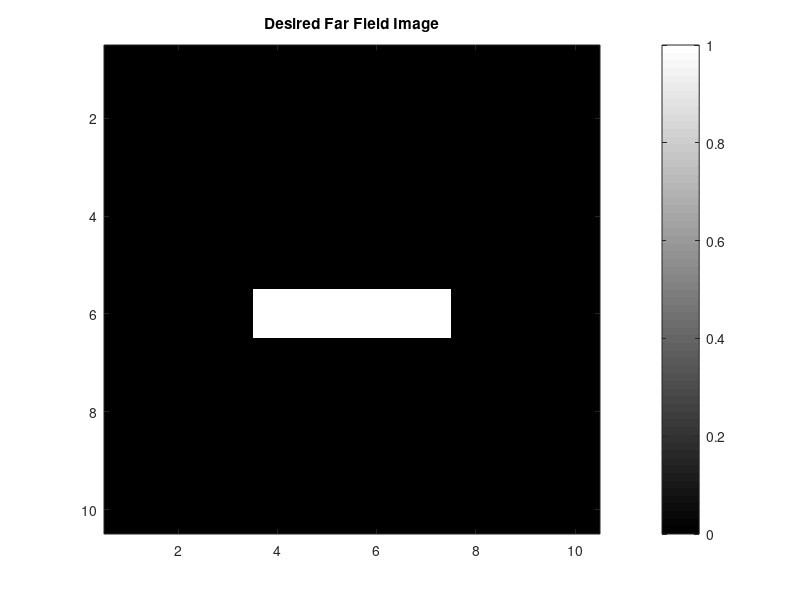
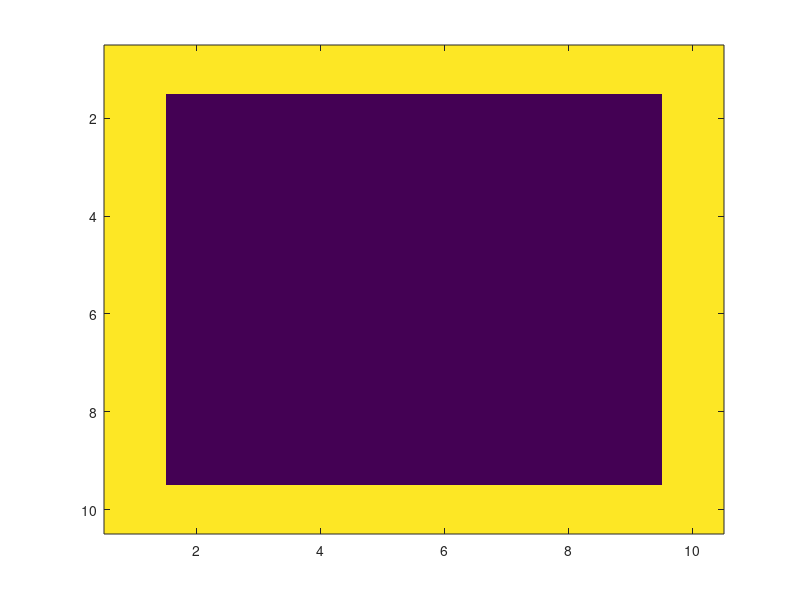

Write MATLAB code to recreate these figures, in order.

vertical_bar12by12 = [0	0	0	0	0	0	0	0	0	0	0	0
0	0	0	0	0	0	0	0	0	0	0	0
0	0	0	0	0	0	0	0	0	0	0	0
0	0	0	0	0	0	0	0	0	0	0	0
0	0	0	0	0	0	1	0	0	0	0	0
0	0	0	0	0	0	1	0	0	0	0	0
0	0	0	0	0	0	1	0	0	0	0	0
0	0	0	0	0	0	1	0	0	0	0	0
0	0	0	0	0	0	0	0	0	0	0	0
0	0	0	0	0	0	0	0	0	0	0	0
0	0	0	0	0	0	0	0	0	0	0	0
0	0	0	0	0	0	0	0	0	0	0	0
];

vertical_bar10by10 = [0	0	0	0	0	0	0	0	0	0
0	0	0	0	0	0	0	0	0	0
0	0	0	0	0	0	0	0	0	0
0	0	0	0	1	0	0	0	0	0
0	0	0	0	1	0	0	0	0	0
0	0	0	0	1	0	0	0	0	0
0	0	0	0	1	0	0	0	0	0
0	0	0	0	0	0	0	0	0	0
0	0	0	0	0	0	0	0	0	0
0	0	0	0	0	0	0	0	0	0
];

vertical_bar8by8 = [0	0	0	0	0	0	0	0
0	0	0	1	0	0	0	0
0	0	0	1	0	0	0	0
0	0	0	1	0	0	0	0
0	0	0	1	0	0	0	0
0	0	0	1	0	0	0	0
0	0	0	1	0	0	0	0
0	0	0	0	0	0	0	0

];

circle1 = [1	1	0	0	0	0	0	0	0	0
1	1	1	1	1	1	1	1	1	0
1	1	0	0	0	0	0	0	1	0
0	1	0	0	0	0	0	0	1	0
0	1	0	0	0	0	0	0	1	0
0	1	0	0	0	0	0	0	1	0
0	1	0	0	0	0	0	0	1	0
0	1	0	0	0	0	0	0	1	0
0	1	1	1	1	1	1	1	1	0
0	0	0	0	0	0	0	0	0	0
];

horizontal_bar10by10 = [0	0	0	0	0	0	0	0	0	0
0	0	0	0	0	0	0	0	0	0
0	0	0	0	0	0	0	0	0	0
0	0	0	0	0	0	0	0	0	0
0	0	0	0	0	0	0	0	0	0
0	0	0	1	1	1	1	0	0	0
0	0	0	0	0	0	0	0	0	0
0	0	0	0	0	0	0	0	0	0
0	0	0	0	0	0	0	0	0	0
0	0	0	0	0	0	0	0	0	0
];

figure;
imagesc(horizontal_bar10by10, [0, 1]);
set(gcf, 'Position', [00, 00, 350, 300])
set(gca, 'FontSize', 10)% Font Size
colormap gray
colorbar
title('Desired Far Field Image');

imwrite(horizontal_bar10by10, 'horizontal_bar_10by10.png');

IntensityNear = ones(8, 8);
save('bar_8by8_raw.mat','IntensityNear');



%% FarField


% clear all

N = 8;


IntensityNear = [1	1	1	1	1	1	1	1	1	1
1	0	0	0	0	0	0	0	0	1
1	0	0	0	0	0	0	0	0	1
1	0	0	0	0	0	0	0	0	1
1	0	0	0	0	0	0	0	0	1
1	0	0	0	0	0	0	0	0	1
1	0	0	0	0	0	0	0	0	1
1	0	0	0	0	0	0	0	0	1
1	0	0	0	0	0	0	0	0	1
1	1	1	1	1	1	1	1	1	1
];

% IntensityNear = [0	0	0	0	0	0	0	0	0	0	0	0
% 0	0	0	0	0	0	0	0	0	0	0	0
% 0	0	1	1	1	1	1	1	1	1	0	0
% 0	0	1	0	0	0	0	0	0	1	0	0
% 0	0	1	0	0	0	0	0	0	1	0	0
% 0	0	1	0	0	0	0	0	0	1	0	0
% 0	0	1	0	0	0	0	0	0	1	0	0
% 0	0	1	0	0	0	0	0	0	1	0	0
% 0	0	1	0	0	0	0	0	0	1	0	0
% 0	0	1	1	1	1	1	1	1	1	0	0
% 0	0	0	0	0	0	0	0	0	0	0	0
% 0	0	0	0	0	0	0	0	0	0	0	0
% ];

save('imageNear_grids.mat', 'IntensityNear');

figure
imagesc(IntensityNear);

IntensityNear(N, N) = 0;
IntensityNear(1:2:N - 1, :) = 1;
IntensityNear(:, 1:2:N - 1) = 1;
save('imageNear_meshgrid.mat', 'IntensityNear');

IntensityNear = ones(N, N);
save('imageNear_uniform.mat', 'IntensityNear');

%% A letter map
A = [0 0 0 0 0 0 0 0 0 0 0 0 0 0 0 0 0 0 0 0
    0 0 0 0 0 0 0 0 0 0 0 0 0 0 0 0 0 0 0 0
    0 0 0 0 0 0 0 0 0 0 0 0 0 0 0 0 0 0 0 0
    0 0 0 0 0 0 0 0 1 1 1 1 0 0 0 0 0 0 0 0
    0 0 0 0 0 0 0 1 1 1 1 1 1 0 0 0 0 0 0 0
    0 0 0 0 0 0 1 1 0 0 0 0 1 1 0 0 0 0 0 0
    0 0 0 0 0 1 1 0 0 0 0 0 0 1 1 0 0 0 0 0
    0 0 0 0 1 1 0 0 0 0 0 0 0 0 1 1 0 0 0 0
    0 0 0 0 1 1 0 0 0 0 0 0 0 0 1 1 0 0 0 0
    0 0 0 0 1 1 0 0 0 0 0 0 0 0 1 1 0 0 0 0
    0 0 0 0 1 1 0 0 0 0 0 0 0 0 1 1 0 0 0 0
    0 0 0 0 1 1 0 0 0 0 0 0 0 0 1 1 0 0 0 0
    0 0 0 0 1 1 1 1 1 1 1 1 1 1 1 1 0 0 0 0
    0 0 0 0 1 1 0 0 0 0 0 0 0 0 1 1 0 0 0 0
    0 0 0 0 1 1 0 0 0 0 0 0 0 0 1 1 0 0 0 0
    0 0 0 0 1 1 0 0 0 0 0 0 0 0 1 1 0 0 0 0
    0 0 0 0 1 1 0 0 0 0 0 0 0 0 1 1 0 0 0 0
    0 0 0 0 0 0 0 0 0 0 0 0 0 0 0 0 0 0 0 0
    0 0 0 0 0 0 0 0 0 0 0 0 0 0 0 0 0 0 0 0
    0 0 0 0 0 0 0 0 0 0 0 0 0 0 0 0 0 0 0 0
    ];

%% B letter map
B = [0 0 0 0 0 0 0 0 0 0 0 0 0 0 0 0 0 0 0 0
    0 0 0 0 0 0 0 0 0 0 0 0 0 0 0 0 0 0 0 0
    0 0 0 0 0 0 0 0 0 0 0 0 0 0 0 0 0 0 0 0
    0 0 0 0 1 1 1 1 1 1 1 1 1 0 0 0 0 0 0 0
    0 0 0 0 1 1 1 1 1 1 1 1 1 1 0 0 0 0 0 0
    0 0 0 0 1 1 0 0 0 0 0 0 0 1 1 0 0 0 0 0
    0 0 0 0 1 1 0 0 0 0 0 0 0 1 1 0 0 0 0 0
    0 0 0 0 1 1 0 0 0 0 0 0 0 1 1 0 0 0 0 0
    0 0 0 0 1 1 0 0 0 0 0 0 0 1 1 0 0 0 0 0
    0 0 0 0 1 1 1 1 1 1 1 1 1 1 0 0 0 0 0 0
    0 0 0 0 1 1 1 1 1 1 1 1 1 1 0 0 0 0 0 0
    0 0 0 0 1 1 0 0 0 0 0 0 0 1 1 0 0 0 0 0
    0 0 0 0 1 1 0 0 0 0 0 0 0 1 1 0 0 0 0 0
    0 0 0 0 1 1 0 0 0 0 0 0 0 1 1 0 0 0 0 0
    0 0 0 0 1 1 0 0 0 0 0 0 0 1 1 0 0 0 0 0
    0 0 0 0 1 1 1 1 1 1 1 1 1 1 0 0 0 0 0 0
    0 0 0 0 1 1 1 1 1 1 1 1 1 0 0 0 0 0 0 0
    0 0 0 0 0 0 0 0 0 0 0 0 0 0 0 0 0 0 0 0
    0 0 0 0 0 0 0 0 0 0 0 0 0 0 0 0 0 0 0 0
    0 0 0 0 0 0 0 0 0 0 0 0 0 0 0 0 0 0 0 0
    ];

%% C letter map
C = [0 0 0 0 0 0 0 0 0 0 0 0 0 0 0 0 0 0 0 0
    0 0 0 0 0 0 0 0 0 0 0 0 0 0 0 0 0 0 0 0
    0 0 0 0 0 0 0 0 0 0 0 0 0 0 0 0 0 0 0 0
    0 0 0 0 0 0 1 1 1 1 1 1 1 0 0 0 0 0 0 0
    0 0 0 0 0 1 1 1 1 1 1 1 1 1 0 0 0 0 0 0
    0 0 0 0 1 1 0 0 0 0 0 0 0 1 1 0 0 0 0 0
    0 0 0 1 1 0 0 0 0 0 0 0 0 1 1 0 0 0 0 0
    0 0 0 1 1 0 0 0 0 0 0 0 0 0 0 0 0 0 0 0
    0 0 0 1 1 0 0 0 0 0 0 0 0 0 0 0 0 0 0 0
    0 0 0 1 1 0 0 0 0 0 0 0 0 0 0 0 0 0 0 0
    0 0 0 1 1 0 0 0 0 0 0 0 0 0 0 0 0 0 0 0
    0 0 0 1 1 0 0 0 0 0 0 0 0 0 0 0 0 0 0 0
    0 0 0 1 1 0 0 0 0 0 0 0 0 0 0 0 0 0 0 0
    0 0 0 1 1 1 0 0 0 0 0 0 0 0 0 0 0 0 0 0
    0 0 0 0 1 1 0 0 0 0 0 0 0 1 1 0 0 0 0 0
    0 0 0 0 0 1 1 1 1 1 1 1 1 1 0 0 0 0 0 0
    0 0 0 0 0 0 1 1 1 1 1 1 1 0 0 0 0 0 0 0
    0 0 0 0 0 0 0 0 0 0 0 0 0 0 0 0 0 0 0 0
    0 0 0 0 0 0 0 0 0 0 0 0 0 0 0 0 0 0 0 0
    0 0 0 0 0 0 0 0 0 0 0 0 0 0 0 0 0 0 0 0
    ];